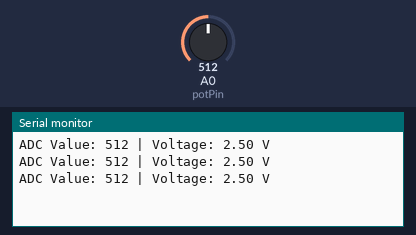
Simulated run of this sketch. Board: Arduino Uno, built with avr-gcc and run on an emulated ATmega328P. Shown: the last lines printed to the serial monitor. The inputs (shaded band) are chosen by the test bench; at power-on: A0 (potPin) = 512.

Above: at 1.3 s.
1.4 s: A0 (potPin) set to 716
At 1.9 s:
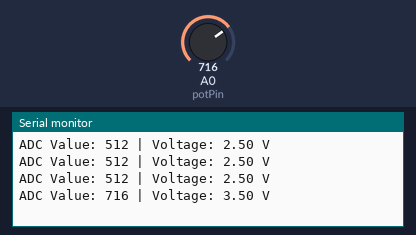
2.9 s: A0 (potPin) set to 900
At 3.4 s:
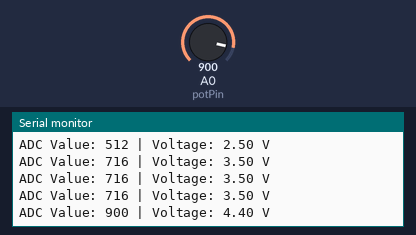
Timing chart, 0 to 5.9 s (numbered marks = the images above; inputs shaded):
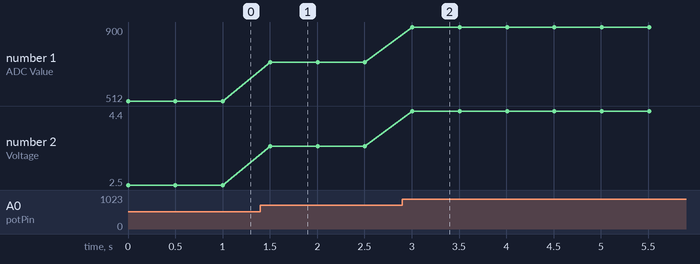

The sketch:

CODINGAN_POTENSIO_NO_2_SULTHAN_.ino
```cpp
const int potPin = A0;  // Potentiometer connected to Analog Input A0

void setup() {
  Serial.begin(9600);  // Initialize serial communication at 9600 bps
}

void loop() {
  int adcValue = analogRead(potPin);  // Read ADC value from potentiometer
  float voltage = (adcValue * 5.0) / 1023.0;  // Convert ADC value to voltage using the formula

  Serial.print("ADC Value: ");
  Serial.print(adcValue);
  Serial.print(" | Voltage: ");
  Serial.print(voltage);
  Serial.println(" V");

  delay(500);  // Wait for 500ms before taking the next reading
}
```

Measured:
- after the input at 1.4 s, the serial monitor: prints a new line after 0.10 s (image 1)
- after the input at 2.9 s, the serial monitor: prints a new line after 0.11 s (image 2)
- plotted number 1: 512 → 716 after the input at 1.4 s, 716 → 900 after the input at 2.9 s
- plotted number 2: 2.5 → 3.5 after the input at 1.4 s, 3.5 → 4.4 after the input at 2.9 s
